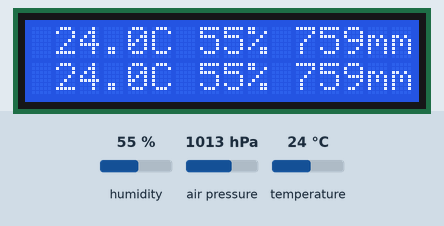
The sketch below on a simulated Arduino Uno, built with avr-gcc and run on an emulated ATmega328P. On the bench: 16×2 character LCD. The inputs (shaded band) are chosen by the test bench; at power-on: humidity 55 %, air pressure 1013 hPa, temperature 24 °C.

Above: at 2.2 s.
2.3 s: humidity set to 22 %
At 12.3 s:
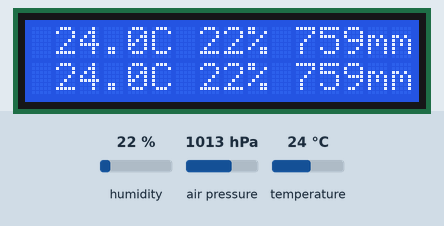
12.6 s: air pressure set to 952 hPa
At 21.6 s:
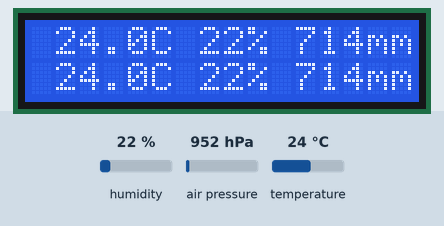
22.7 s: temperature set to 12 °C
At 32.1 s:
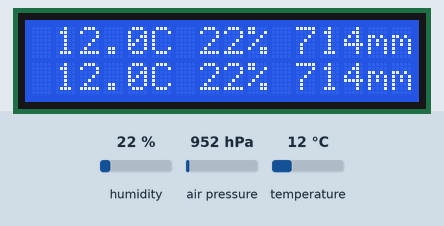
32.7 s: humidity set to 40 %
At 42.6 s:
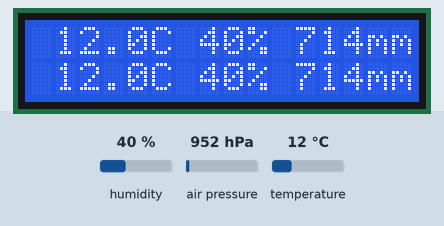
Timing chart, 0 to 43.8 s (numbered marks = the images above; inputs shaded):
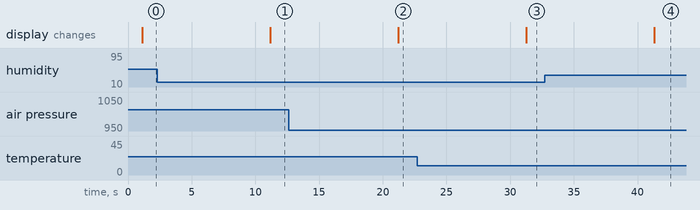

Measured:
- after the input at 2.3 s, the display: changes after 8.9 s (image 1)
- after the input at 12.6 s, the display: changes after 8.6 s (image 2)
- after the input at 22.7 s, the display: changes after 8.6 s (image 3)
- after the input at 32.7 s, the display: changes after 8.6 s (image 4)

The sketch:

BMP250.ino
```cpp
/******************************************************************************
  Temperature, humidity and pressure by BME280
  Температура, влажность и давление с датчика BME280
  Отображение на ЖК-дисплее LCD 1602 (I2C) данных о текущих температуре (°С),
  влажности (%) и давлении (mmHg - мм.рт.ст) с датчика BMP280 (I2C). И дисплей
  и датчик подключены по шине I2C
  Для работы с датчиком BME280 используется библиотека "SparkFunBME280.h"
  SparkFun Electronics: https://www.sparkfun.com/products/13676
  https://github.com/sparkfun/SparkFun_BME280_Breakout_Board/pull/6
  Эта библиотека позволяет использовать два датчика BME280 с разными адресами
  I2C:
    0х76 - адрес с завода - уличный датчик;
    0x77 - адрес после перепайки - комнатный датчик.

  Hardware connections:
  BME280 -> Arduino
  GND -> GND
  3.3 -> 3.3V
  SDA -> A4
  SCL -> A5

  created 26 Dec 2018
  by Alexey Vorotnikov
  modified 25 Jan 2019
  by Alexey Vorotnikov
 ******************************************************************************/

#include <Wire.h>
#include "SparkFunBME280.h"
#include <LiquidCrystal_I2C.h>

// создаем объекты - датчики температуры, влажности и давления:
BME280 outSensor;
BME280 intSensor;

// создаем объект - экран, передаём используемый адрес и разрешение экрана:
LiquidCrystal_I2C lcd(0x27, 16, 2);

int   delayTime;    // интервал опроса датчика
float outTemp;      // температура снаружи
int   outHumidity;  // влажность снаружи
int   outPressure;  // давление снаружи
float intTemp;      // температура внутри
int   intHumidity;  // влажность внутри
int   intPressure;  // давление внутри

void setup() {

  //  Serial.begin(9600);
  //  Serial.println("Example showing dewpoint calculation");

  outSensor.setI2CAddress(0x76); //Connect to a out sensor
  intSensor.setI2CAddress(0x77); //Connect to a home sensor

  //  if (outSensor.beginI2C() == false) Serial.println("Sensor OUT failed");
  // if (intSensor.beginI2C() == false) Serial.println("Sensor INT failed");

  bool status;  // статус датчика bme

  // инициализируем экран:
  lcd.init();
  // включаем подсветку:
  lcd.backlight();

  // очищаем экран:
  lcd.clear();

  // устанавливаем курсор в колонку 0, строку 0;
  lcd.setCursor(0, 0);

  // определяем статус внешнего датчика и ожидаем его подключения:
  status = outSensor.beginI2C();
  if (!status) {
    lcd.print("No BME280 OUT sensor!");
    while (1);

  }

  // устанавливаем курсор в колонку 0, строку 1;
  lcd.setCursor(0, 1);

  // определяем статус внутреннего датчика и ожидаем его подключения:
  status = intSensor.beginI2C();
  if (!status) {
    lcd.print("No BME280 INT sensor!");
    while (1);
  }

  lcd.clear();
  lcd.setCursor(0, 0);
  lcd.print("Default Test");
  delayTime = 10000; // задаём интервал опроса датчика 10сек.
  delay(1000); // даём датчикам запуститься

}

void loop() {

  readValues();
  printValues();
  delay(delayTime);

  //  Serial.print("Humidity: ");
  //  Serial.print(outSensor.readFloatHumidity(), 0);
  //  Serial.print(" / ");
  //  Serial.print(intSensor.readFloatHumidity(), 0);
  //
  //  Serial.print(" Pressure: ");
  //  Serial.print(outSensor.readFloatPressure()*0.0075, 0);
  //  Serial.print(" / ");
  //  Serial.print(intSensor.readFloatPressure()*0.0075, 0);
  //
  //  Serial.print(" Temp: ");
  //  Serial.print(outSensor.readTempC(), 1);
  //  Serial.print(" / ");
  //  Serial.print(intSensor.readTempC(), 1);
  //Serial.print(outSensor.readTempF(), 2);

  //  Serial.print(" Dewpoint: ");
  //  //Serial.print(outSensor.dewPointC(), 2);
  //  Serial.print(outSensor.dewPointF(), 2);

  //Serial.println();

  //delay(5000);
}

void readValues() {
  outTemp = outSensor.readTempC();
  outHumidity = outSensor.readFloatHumidity();
  outPressure = outSensor.readFloatPressure() * 0.0075;
  intTemp = intSensor.readTempC();
  intHumidity = intSensor.readFloatHumidity();
  intPressure = intSensor.readFloatPressure() * 0.0075;
}

void printValues() {

  lcd.clear();

  if (outTemp >= 0) {       // если внешняя температура больше 0
    if (outTemp < 10) {
      lcd.setCursor(2, 0);
    }
    else {
      lcd.setCursor(1, 0); // если температура больше 0, то ставим курсор в 1 столб
    }
  }
  else {                    // если внешняя температура меньше 0
    if (outTemp > -10) {
      lcd.setCursor(1, 0);
    }
    else {
      lcd.setCursor(0, 0); // если температура меньше 0, то оставляем место для "-"
    }
  }

  lcd.print(outTemp, 1);
  lcd.setCursor(5, 0);
  lcd.print("C");

  lcd.setCursor(7, 0);
  lcd.print(outHumidity);
  lcd.setCursor(9, 0);
  lcd.print("%");

  lcd.setCursor(11, 0);
  lcd.print(outPressure);
  lcd.setCursor(14, 0);
  lcd.print("mm");


  if (intTemp < 10) {
    lcd.setCursor(2, 1);
  }
  else {
    lcd.setCursor(1, 1);
  }


  lcd.print(intTemp, 1);
  lcd.setCursor(5, 1);
  lcd.print("C");

  lcd.setCursor(7, 1);
  lcd.print(intHumidity);
  lcd.setCursor(9, 1);
  lcd.print("%");

  lcd.setCursor(11, 1);
  lcd.print(intPressure);
  lcd.setCursor(14, 1);
  lcd.print("mm");

}
```
